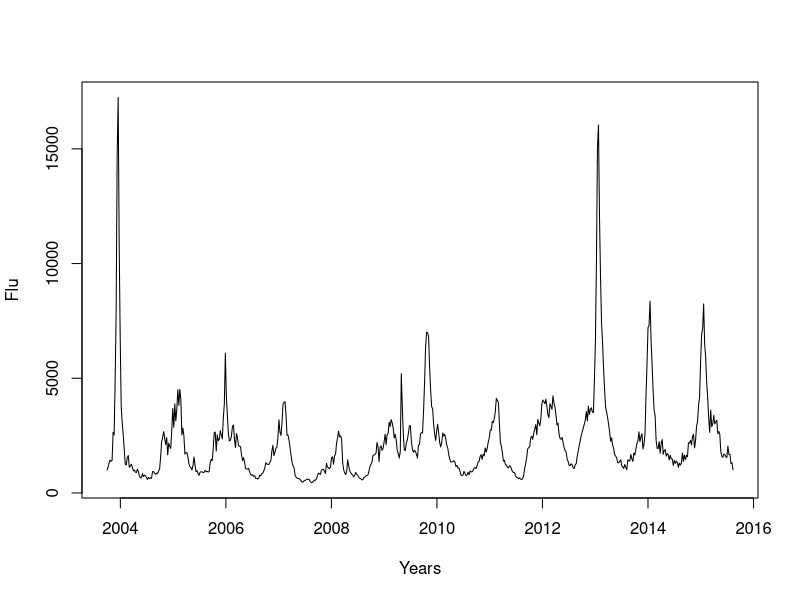
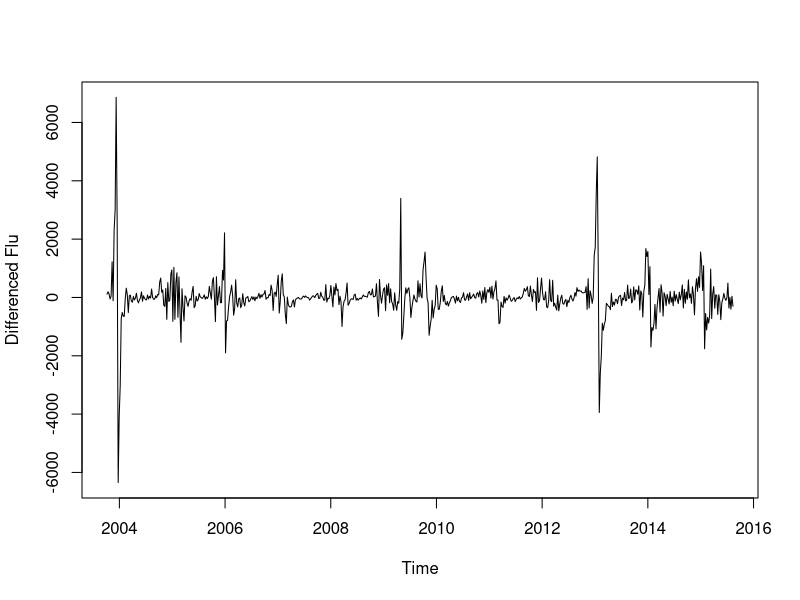
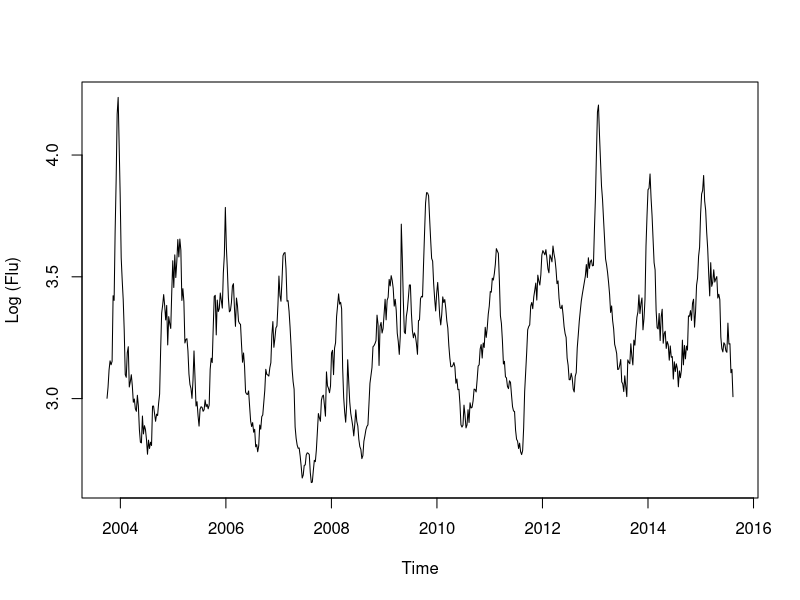
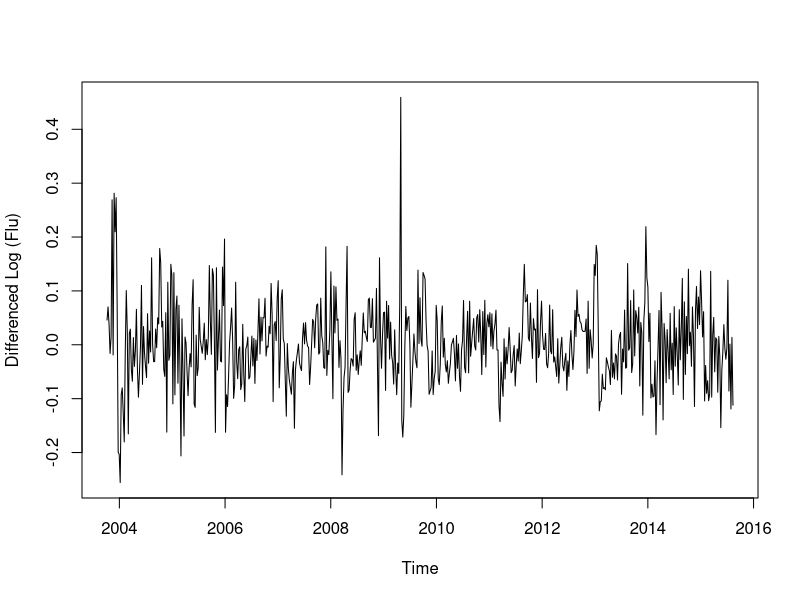
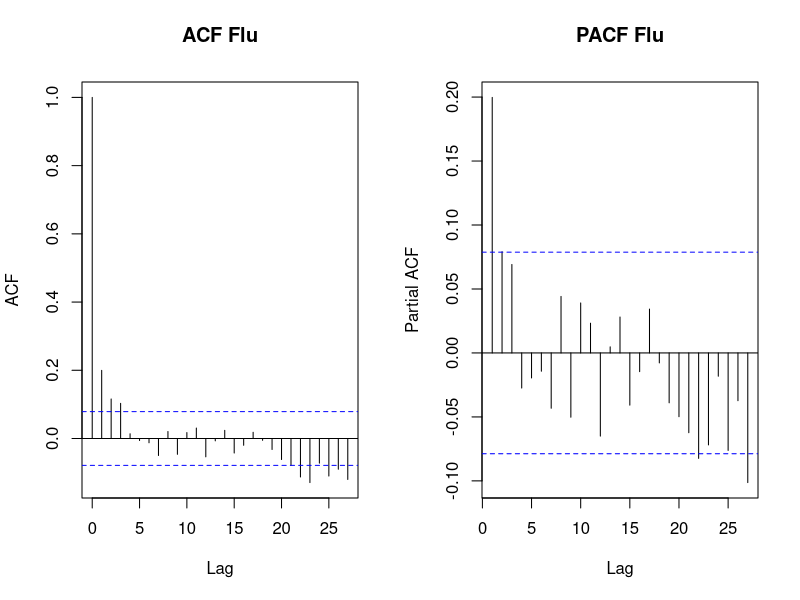

Reproduce these figures in R, in order. (Note: a time limit stopped this script after it produced the figures.)
require(forecast)
library(lubridate)
library(tidyr)

uber_dummy <- function(date, ini_date, n){
  date = as.Date(date, "%m/%d/%Y")
  date.ini = as.Date(ini_date, "%m/%d/%Y")
  
  w = as.integer(format(date, "%W"))
  y = as.integer(format(date, "%Y"))
  ini.y = as.integer(format(date.ini, "%Y"))
  ini.w = as.integer(format(date.ini, "%W"))
  start = (w-ini.w)+52*(y-ini.y)
  if (start< n){
    return(c(rep(0,start), rep(1,(n-start))))
  }
  else{
    return(rep(0,n))
  }
  
}

uber_dummy.m <- function(date, ini_date, n){
  date = as.Date(date, "%m/%d/%Y")
  date.ini = as.Date(ini_date, "%m/%d/%Y")
  
  m = as.integer(format(date, "%m"))
  y = as.integer(format(date, "%Y"))
  ini.y = as.integer(format(date.ini, "%Y"))
  ini.m = as.integer(format(date.ini, "%m"))
  start = (m-ini.m)+12*(y-ini.y)
  if (start< n){
    return(c(rep(0,start), rep(1,(n-start))))
  }
  else{
    return(rep(0,n))
  }
  
}



# data.flu = read.csv('data/google_trends.csv')
data.flu = read.csv('data/data_flu.csv')
# data.chi = ts(data.flu[,'Chicago..IL'], freq=365.25/7, start=2003+(245+28)/365.25)
data = ts(data.flu[,'San.Francisco..CA'], freq=365.25/7, start=2003+(245+28)/365.25)
# data.ny = ts(data.flu[,'New.York..NY'], freq=365.25/7, start=2003+(245+28)/365.25)
plot(data, xlab='Years', ylab = 'Flu')
plot(diff(data),ylab='Differenced Flu')
plot(log10(data),ylab='Log (Flu)')
plot(diff(log10(data)),ylab='Differenced Log (Flu)')

par(mfrow = c(1,2))
acf(ts(diff(log10(data))),main='ACF Flu')
pacf(ts(diff(log10(data))),main='PACF Flu')

ARIMAfit = auto.arima(log10(data), approximation=TRUE,trace=FALSE, stationary=TRUE, max.p=1, max.q=1)
summary(ARIMAfit)

par(mfrow = c(1,1))
pred = predict(ARIMAfit, n.ahead = 158)
pred
plot(data,type='l',xlim=c(2004,2018),xlab = 'Year',ylab = 'Tractor Sales')
lines(10^(pred$pred),col='blue')
lines(10^(pred$pred+2*pred$se),col='orange')
lines(10^(pred$pred-2*pred$se),col='orange')



#Linear regresion 
week = as.integer(format(as.Date(as.character(data.flu[,1]), "%m/%d/%Y"), "%W"))
month = as.integer(format(as.Date(as.character(data.flu[,1]), "%m/%d/%Y"), "%m"))
year =  as.integer(format(as.Date(as.character(data.flu[,1]), "%m/%d/%Y"), "%Y"))

data.flu$week = week
data.flu$month = month
data.flu$year = year

ts_m = aggregate(. ~month+year, data=data.flu, FUN=sum, na.rm=TRUE,na.action=NULL)
# ts_m = data.flu
# my.data <- gather(data.flu, city, flu)
# data.y <- c(data.flu[,'New.York..NY'][-1],data.flu[,'San.Francisco..CA'][-1],
            # data.flu[,'Chicago..IL'][-1],data.flu[,'Houston..TX'][-1],data.flu[,'Boston..MA'][-1],
            # data.flu[,'Philadelphia..PA'][-1])

data.y <- c(ts_m[,'New.York..NY'][-1],ts_m[,'San.Francisco..CA'][-1],
            ts_m[,'Chicago..IL'][-1], ts_m[,'Houston..TX'][-1],ts_m[,'Boston..MA'][-1],
            ts_m[,'Philadelphia..PA'][-1])
n = nrow(ts_m)
data.y2 <- c(ts_m[,'New.York..NY'][-n],ts_m[,'San.Francisco..CA'][-n],
             ts_m[,'Chicago..IL'][-n],ts_m[,'Houston..TX'][-n],ts_m[,'Boston..MA'][-n],
             ts_m[,'Philadelphia..PA'][-n])

# data.week <- c(rep(week[-1],6))
data.month <- c(rep(ts_m$month[-1],6))
data.year <- c(rep(ts_m$year[-1],6))
data.city <- c(rep('NY',nrow(ts_m)-1),rep('SF',nrow(ts_m)-1),
               rep('CH',nrow(ts_m)-1),rep('HO',nrow(ts_m)-1),
               rep('BO',nrow(ts_m)-1),rep('PH',nrow(ts_m)-1)
               )
ini_date = data.flu[1+7,1]

#Uber pool
NY.pool.date = uber_dummy.m("12/01/14", ini_date, nrow(ts_m)-1)
SF.pool.date = uber_dummy.m("09/1/14", ini_date, nrow(ts_m)-1)
CH.pool.date = uber_dummy.m("11/17/15", ini_date, nrow(ts_m)-1)
HO.pool.date = rep(0,nrow(ts_m)-1)
BO.pool.date = uber_dummy.m("08/13/15", ini_date, nrow(ts_m)-1)
PH.pool.date = uber_dummy.m("2/10/16", ini_date, nrow(ts_m)-1)
# BU.pool.date = rep(0,nrow(data.flu))

data.uber.pool <- c(NY.pool.date,SF.pool.date,CH.pool.date,HO.pool.date,BO.pool.date,PH.pool.date)

#Uberx
NY.date = uber_dummy.m("09/01/13", ini_date, nrow(ts_m)-1)
SF.date = uber_dummy.m("01/01/13", ini_date, nrow(ts_m)-1)
CH.date = uber_dummy.m("04/23/13", ini_date, nrow(ts_m)-1)
HO.date = uber_dummy.m("05/02/14", ini_date, nrow(ts_m)-1)
BO.date = uber_dummy.m("08/1/13", ini_date, nrow(ts_m)-1)
PH.date = uber_dummy.m("5/1/14", ini_date, nrow(ts_m)-1)
# BU.date = rep(0,nrow(data.flu))

data.uber <- c(NY.date,SF.date,CH.date,HO.date,BO.date,PH.date)

matrix <- data.frame(y = data.y,
                     # week = as.factor(data.week),
                     month = as.factor(data.month),
                     year = as.factor(data.year),
                     city = as.factor(data.city),
                     uber = as.factor(data.uber),
                     pool =  as.factor(data.uber.pool),
                     prev = data.y2)
 
# matrix <- data.frame(y = data[-1],
#                      week = as.factor(week[-1]),
#                      year = as.factor(year[-1]),
#                      previous = data[-length(data)],
#                      uber = uber[-1]
#                      )


model <- lm(y ~ 0  + city+ year+ month+ month:uber, data = matrix)
summary(model)
smmr_1 <-summary(model)
paste("R-squared: ",
      round(smmr_1$r.squared, 3),
      ", p-value of F test: ",
      1-pf(smmr_1$fstatistic[1], smmr_1$fstatistic[2], smmr_1$fstatistic[3]))
